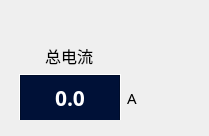
<?xml version="1.0" encoding="UTF-8"?>
<ui version="4.0">
 <class>TG_LcdNum</class>
 <widget class="QWidget" name="TG_LcdNum">
  <property name="geometry">
   <rect>
    <x>0</x>
    <y>0</y>
    <width>209</width>
    <height>136</height>
   </rect>
  </property>
  <property name="sizePolicy">
   <sizepolicy hsizetype="Preferred" vsizetype="Preferred">
    <horstretch>0</horstretch>
    <verstretch>0</verstretch>
   </sizepolicy>
  </property>
  <property name="maximumSize">
   <size>
    <width>270</width>
    <height>136</height>
   </size>
  </property>
  <property name="windowTitle">
   <string>Form</string>
  </property>
  <property name="styleSheet">
   <string notr="true">border-color: rgb(0, 0, 0);</string>
  </property>
  <layout class="QVBoxLayout" name="verticalLayout">
   <property name="spacing">
    <number>0</number>
   </property>
   <property name="leftMargin">
    <number>10</number>
   </property>
   <property name="topMargin">
    <number>0</number>
   </property>
   <property name="rightMargin">
    <number>0</number>
   </property>
   <property name="bottomMargin">
    <number>0</number>
   </property>
   <item>
    <widget class="QWidget" name="widget_2" native="true">
     <layout class="QHBoxLayout" name="horizontalLayout_2">
      <property name="bottomMargin">
       <number>0</number>
      </property>
      <item>
       <widget class="QLabel" name="titleLab">
        <property name="sizePolicy">
         <sizepolicy hsizetype="Expanding" vsizetype="Preferred">
          <horstretch>0</horstretch>
          <verstretch>0</verstretch>
         </sizepolicy>
        </property>
        <property name="minimumSize">
         <size>
          <width>100</width>
          <height>30</height>
         </size>
        </property>
        <property name="font">
         <font>
          <family>微软雅黑</family>
          <pointsize>12</pointsize>
         </font>
        </property>
        <property name="text">
         <string>总电流</string>
        </property>
        <property name="alignment">
         <set>Qt::AlignBottom|Qt::AlignHCenter</set>
        </property>
       </widget>
      </item>
      <item>
       <widget class="QLabel" name="label_2">
        <property name="sizePolicy">
         <sizepolicy hsizetype="Expanding" vsizetype="Expanding">
          <horstretch>0</horstretch>
          <verstretch>0</verstretch>
         </sizepolicy>
        </property>
        <property name="minimumSize">
         <size>
          <width>35</width>
          <height>30</height>
         </size>
        </property>
        <property name="font">
         <font>
          <family>微软雅黑</family>
          <pointsize>11</pointsize>
          <weight>50</weight>
          <bold>false</bold>
         </font>
        </property>
        <property name="text">
         <string/>
        </property>
        <property name="alignment">
         <set>Qt::AlignLeading|Qt::AlignLeft|Qt::AlignVCenter</set>
        </property>
       </widget>
      </item>
     </layout>
    </widget>
   </item>
   <item>
    <widget class="QWidget" name="widget" native="true">
     <layout class="QHBoxLayout" name="horizontalLayout">
      <property name="topMargin">
       <number>0</number>
      </property>
      <item>
       <widget class="QFrame" name="frame">
        <property name="sizePolicy">
         <sizepolicy hsizetype="Expanding" vsizetype="Expanding">
          <horstretch>0</horstretch>
          <verstretch>0</verstretch>
         </sizepolicy>
        </property>
        <property name="minimumSize">
         <size>
          <width>0</width>
          <height>46</height>
         </size>
        </property>
        <property name="maximumSize">
         <size>
          <width>16777215</width>
          <height>46</height>
         </size>
        </property>
        <property name="styleSheet">
         <string notr="true">background-color: rgb(0,17,55);
color: rgb(255, 255, 255);</string>
        </property>
        <property name="frameShape">
         <enum>QFrame::Box</enum>
        </property>
        <property name="frameShadow">
         <enum>QFrame::Plain</enum>
        </property>
        <layout class="QGridLayout" name="gridLayout">
         <property name="leftMargin">
          <number>0</number>
         </property>
         <property name="topMargin">
          <number>0</number>
         </property>
         <property name="rightMargin">
          <number>0</number>
         </property>
         <property name="bottomMargin">
          <number>0</number>
         </property>
         <property name="spacing">
          <number>0</number>
         </property>
         <item row="0" column="0">
          <widget class="QLabel" name="valueLab">
           <property name="sizePolicy">
            <sizepolicy hsizetype="Expanding" vsizetype="Expanding">
             <horstretch>0</horstretch>
             <verstretch>0</verstretch>
            </sizepolicy>
           </property>
           <property name="minimumSize">
            <size>
             <width>100</width>
             <height>46</height>
            </size>
           </property>
           <property name="font">
            <font>
             <family>微软雅黑</family>
             <pointsize>16</pointsize>
             <weight>75</weight>
             <italic>false</italic>
             <bold>true</bold>
            </font>
           </property>
           <property name="styleSheet">
            <string notr="true"/>
           </property>
           <property name="frameShape">
            <enum>QFrame::StyledPanel</enum>
           </property>
           <property name="frameShadow">
            <enum>QFrame::Plain</enum>
           </property>
           <property name="text">
            <string>0.0</string>
           </property>
           <property name="textFormat">
            <enum>Qt::PlainText</enum>
           </property>
           <property name="alignment">
            <set>Qt::AlignCenter</set>
           </property>
          </widget>
         </item>
        </layout>
       </widget>
      </item>
      <item>
       <widget class="QLabel" name="label">
        <property name="sizePolicy">
         <sizepolicy hsizetype="Expanding" vsizetype="Expanding">
          <horstretch>0</horstretch>
          <verstretch>0</verstretch>
         </sizepolicy>
        </property>
        <property name="minimumSize">
         <size>
          <width>35</width>
          <height>46</height>
         </size>
        </property>
        <property name="font">
         <font>
          <family>微软雅黑</family>
          <pointsize>11</pointsize>
          <weight>50</weight>
          <bold>false</bold>
         </font>
        </property>
        <property name="text">
         <string>A</string>
        </property>
        <property name="alignment">
         <set>Qt::AlignLeading|Qt::AlignLeft|Qt::AlignVCenter</set>
        </property>
       </widget>
      </item>
     </layout>
     <zorder>label</zorder>
     <zorder>frame</zorder>
    </widget>
   </item>
  </layout>
  <zorder>widget</zorder>
  <zorder>widget_2</zorder>
 </widget>
 <resources/>
 <connections/>
</ui>
